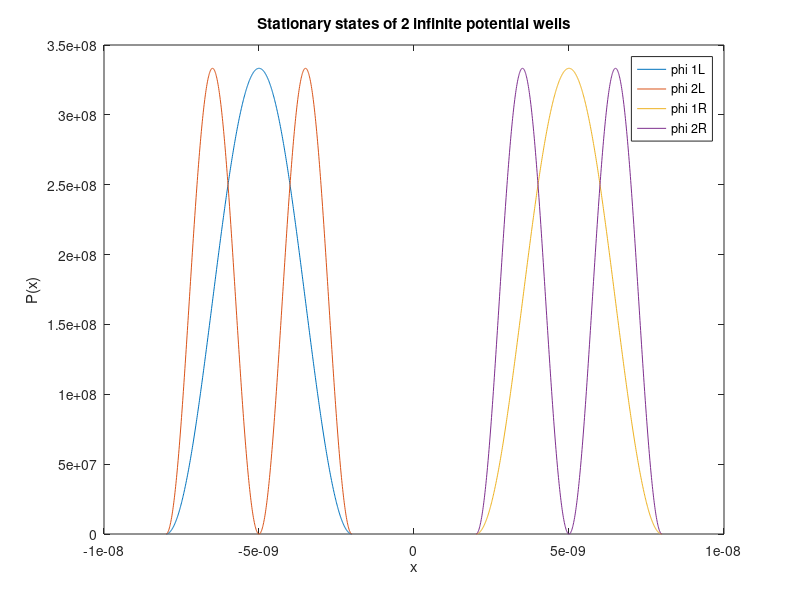

The MATLAB script that drew this image:
clear all
clc
close all

%% Definitions and parameters
hbar = 6.62606876e-34 / (2*pi); %Planck constant
m = 9.10938188e-31;  % electron mass
a = 6e-9;  % width of the well
l = 2e-9;

n = 1:2;
En = (n*pi*hbar).^2 / (2*m*a^2);

dx = 1e-11;
x_L = -l-a:dx:-l;
x_R = l:dx:l+a;

phi_1L = sqrt(2/a) * sin(pi * (x_L + l+a)/ a);
phi_2L = sqrt(2/a) * sin(2*pi * (x_L + l+a) / a);

phi_1R = sqrt(2/a) * sin(pi * (x_R - l) / a);
phi_2R = sqrt(2/a) * sin(2*pi * (x_R - l) / a);



%% Plot the results.    
figure(1)
%subplot(2,2,1)
plot(x_L,abs(phi_1L).^2,x_L,abs(phi_2L).^2,x_R,abs(phi_1R).^2,x_R,abs(phi_2R).^2);
title('Stationary states of 2 infinite potential wells');
xlabel('x');
ylabel('P(x)');
legend('phi 1L','phi 2L','phi 1R','phi 2R')